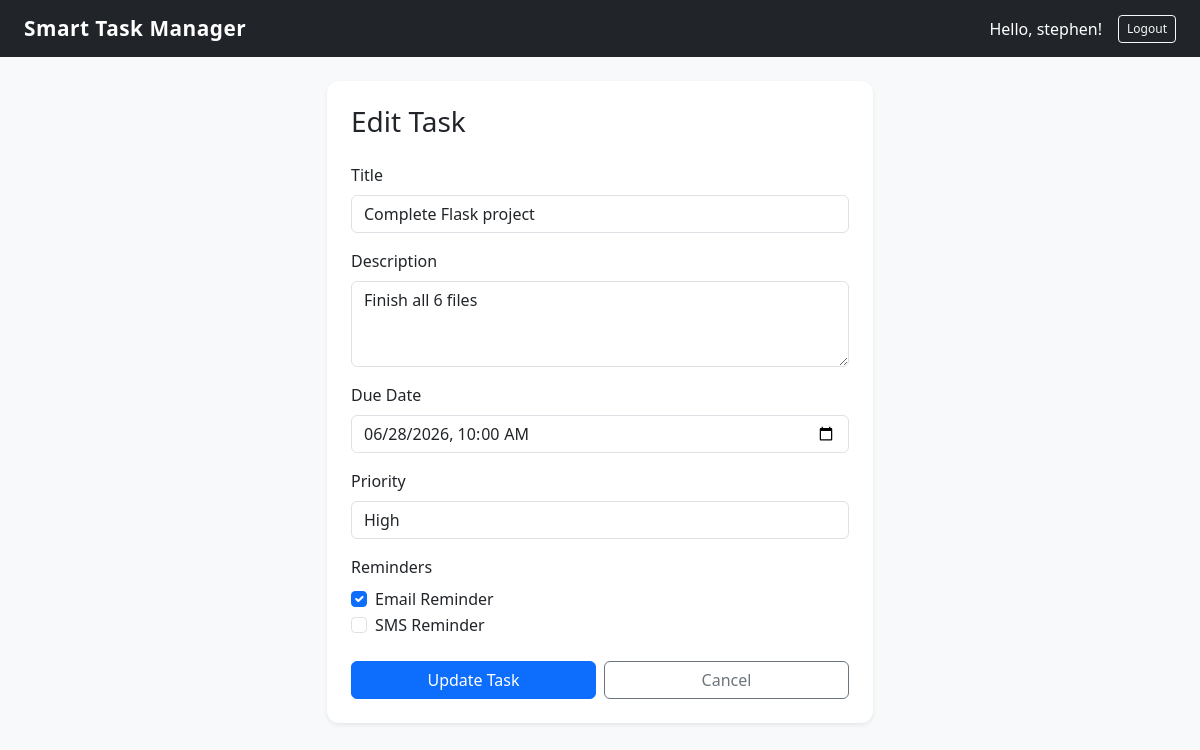
The page /edit_task/1 (signed in) on the database its author committed.
### tables this page shows
CREATE TABLE tasks (
            id INTEGER PRIMARY KEY AUTOINCREMENT,
            user_id INTEGER NOT NULL,
            title TEXT NOT NULL,
            description TEXT,
            due_date DATETIME,
            priority TEXT DEFAULT 'medium',
            status TEXT DEFAULT 'pending',
            remind_email INTEGER DEFAULT 1,
            remind_sms INTEGER DEFAULT 0,
            created_at DATETIME DEFAULT CURRENT_TIMESTAMP,
            FOREIGN KEY (user_id) REFERENCES users(id)
        );

### app.py (the view, shortened to what this page needs)
@app.route("/edit_task/<int:task_id>", methods=["GET", "POST"])
@login_required
def edit_task(task_id):
    task = get_task_by_id(task_id)
    return render_template("task_form.html", task=task)

### auth.py (called while the page is built)
def login_required(f):
    @wraps(f)
    def decorated_function(*args, **kwargs):
        if "user_id" not in session:
            flash("Please login to access this page.", "error")
            return redirect(url_for("auth.login"))
        return f(*args, **kwargs)
    return decorated_function

### models.py (called while the page is built)
def get_connection():
    conn = sqlite3.connect(DB_PATH)
    conn.row_factory = sqlite3.Row
    return conn

def get_task_by_id(task_id):
    conn = get_connection()
    cursor = conn.cursor()
    cursor.execute("SELECT * FROM tasks WHERE id = ?", (task_id,))
    task = cursor.fetchone()
    conn.close()
    return task

### templates/task_form.html (shortened to what this page needs)
{% extends "base.html" %}
{% block content %}
<div class="row justify-content-center">
    <div class="col-md-6">
        <div class="card shadow-sm">
            <div class="card-body p-4">
                <h3 class="mb-4">{{ "Edit Task" if task else "Add New Task" }}</h3>
                <form method="POST">
                    <div class="mb-3">
                        <label class="form-label">Title</label>
                        <input type="text" name="title" class="form-control" value="{{ task['title'] if task else '' }}" required autofocus>
                    </div>
                    <div class="mb-3">
                        <label class="form-label">Description</label>
                        <textarea name="description" class="form-control" rows="3">{{ task['description'] if task else '' }}</textarea>
                    </div>
                    <div class="mb-3">
                        <label class="form-label">Due Date</label>
                        <input type="datetime-local" name="due_date" class="form-control" value="{{ task['due_date'] if task else '' }}" required>
                    </div>
                    <div class="mb-3">
                        <label class="form-label">Priority</label>
                        <select name="priority" class="form-control">
                            <option value="high" {{ 'selected' if task and task['priority'] == 'high' }}>High</option>
                        </select>
                    </div>
                    <div class="mb-4">
                        <label class="form-label">Reminders</label>
                        <div class="form-check">
                            <input type="checkbox" name="remind_email" class="form-check-input" {{ 'checked' if not task or task['remind_email'] }}>
                            <label class="form-check-label">Email Reminder</label>
                        </div>
                        <div class="form-check">
                            <input type="checkbox" name="remind_sms" class="form-check-input" {{ 'checked' if task and task['remind_sms'] }}>
                            <label class="form-check-label">SMS Reminder</label>
                        </div>
                    </div>
                    <div class="d-flex gap-2">
                        <button type="submit" class="btn btn-primary w-100">{{ "Update Task" if task else "Save Task" }}</button>
                        <a href="/" class="btn btn-outline-secondary w-100">Cancel</a>
                    </div>
                </form>
            </div>
        </div>
    </div>
</div>
{% endblock %}

### static/style.css (style rules this page uses)
body { background-color: #f8f9fa; font-family: 'Segoe UI', sans-serif; }
.card { border: none; border-radius: 12px; }

### rows shown on the page
tasks: title "Complete Flask project", description "Finish all 6 files", due_date "06/28/2026 10:00"

### other values the page prints
{{ session["username"] }} "stephen"
{{ "Edit Task" if task else "Add New Task" }} "Edit Task"
{{ "Update Task" if task else "Save Task" }} "Update Task"
